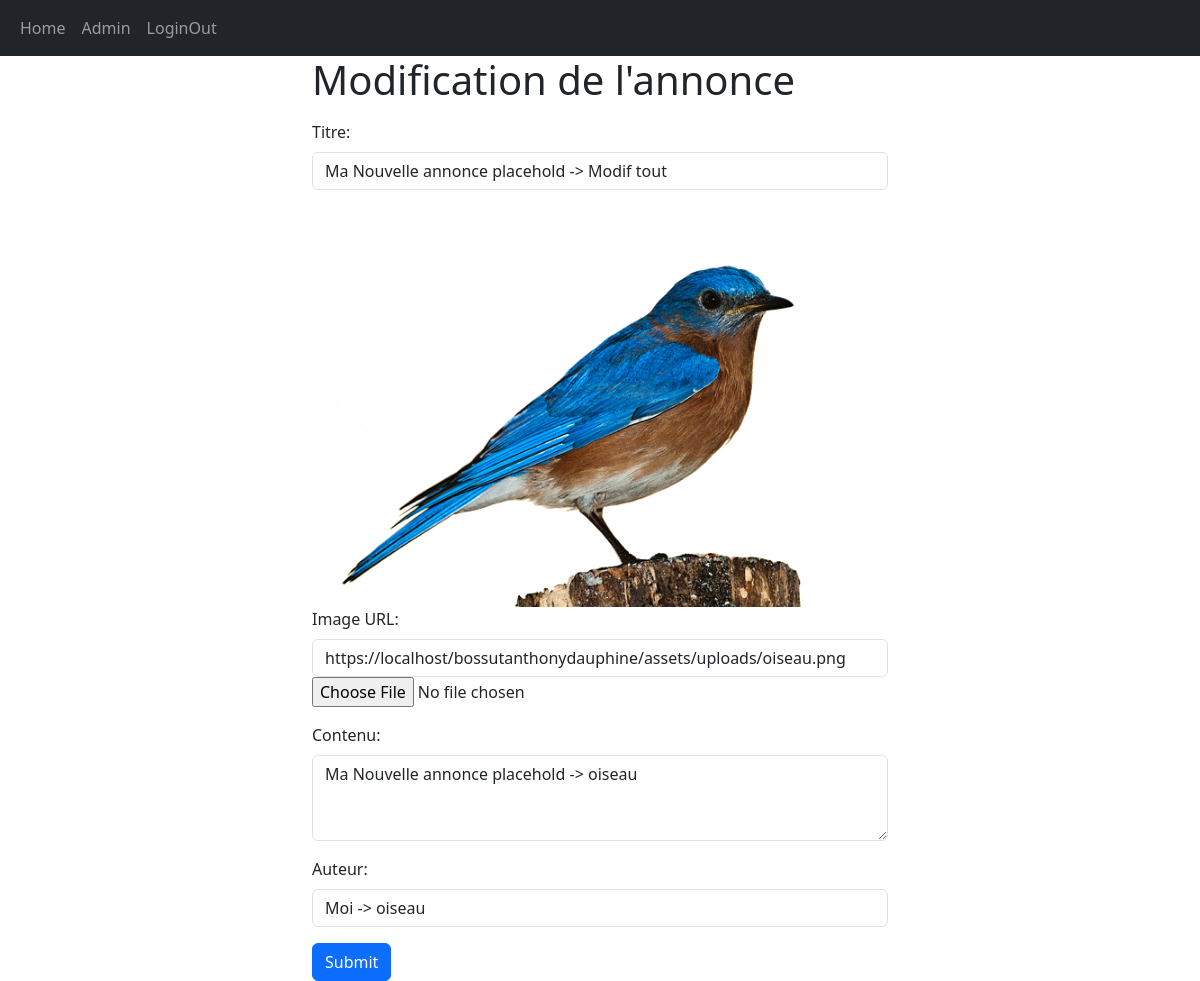
/admin/editeAnnonce.php?id=60 (signed in), run on the app's committed database.
### tables this page shows
CREATE TABLE IF NOT EXISTS `annonce` (
  `id` int NOT NULL AUTO_INCREMENT,
  `imageUrl` varchar(250) DEFAULT NULL,
  `contenu` text NOT NULL,
  `titre` varchar(250) NOT NULL,
  `auteur` varchar(250) NOT NULL,
  `datePublication` datetime NOT NULL,
  PRIMARY KEY (`id`),
  UNIQUE KEY `annonce_id_uindex` (`id`)
);

### utils/databaseManager.php (called while the page is built, shortened)
<?php
function findAnnoncesById(PDO $pdo, $id): array
{
    $params = [':id' => $id];
    $reponse = $pdo->prepare("SELECT * FROM annonce WHERE id = :id");
    $reponse->execute($params);
    return $reponse->fetch();
}

### admin/editeAnnonce.php (the view, shortened to what this page needs)
<?php
include_once ("../block/header.php");
include_once ("../utils/databaseManager.php");
if (!isset($_GET["id"])) {
    $subtitle = "Nouvelle annonce";
    $para = "";
} else {
    $subtitle = "Modification de l'annonce";
    $para = "?id=" . $_GET["id"];
    $pdo = connectDB();
    $annonce = findAnnoncesById($pdo, $_GET["id"]);
}
?>
<div class="container col-6 ">
    <h1><?PHP echo ($subtitle ?? "Default Title") ?></h1>
    <form action="editeAnnonce.php<?PHP echo $para ?? "" ?>" method="POST" enctype="multipart/form-data" class=" mt-3">
        <div class="mb-3">
            <label for="titre" class="form-label">Titre:</label>
            <input type="text" class="form-control" id="titre" name="titre"
                value="<?PHP echo $annonce["titre"] ?? "" ?>" required>
        </div>
        <div class="mb-3">
            <div>
                <img src="<?PHP echo $annonce["imageUrl"] ?? "https://placehold.co/400" ?>" alt="" class="img-fluid">
            </div>
            <label for="imageUrl" class="form-label">Image URL:</label>
            <input type="text" class="form-control" id="imageUrl" name="imageUrl"
                value="<?PHP echo $annonce["imageUrl"] ?? "https://placehold.co/400" ?>" required>
            <input type="file" name="avatar">
        </div>
        <div class="mb-3">
            <label for="contenu" class="form-label">Contenu:</label>
            <textarea class="form-control" id="contenu" name="contenu" rows="3"
                required><?PHP echo $annonce["contenu"] ?? "" ?></textarea>
        </div>
        <div class="mb-3">
            <label for="auteur" class="form-label">Auteur:</label>
            <input type="text" class="form-control" id="auteur" name="auteur"
                value="<?PHP echo $annonce["auteur"] ?? "" ?>" required>
        </div>
        <input type="submit" class="btn btn-primary"></input>
    </form>
</div>

### data on the page
annonce: titre "Ma Nouvelle annonce placehold -> Modif tout", imageUrl (picture), imageUrl "https://localhost/bossutanthonydauphine/assets/uploads/oiseau.png", contenu "Ma Nouvelle annonce placehold -> oiseau", auteur "Moi -> oiseau"

### other printed values
$subtitle "Modification de l'annonce"
